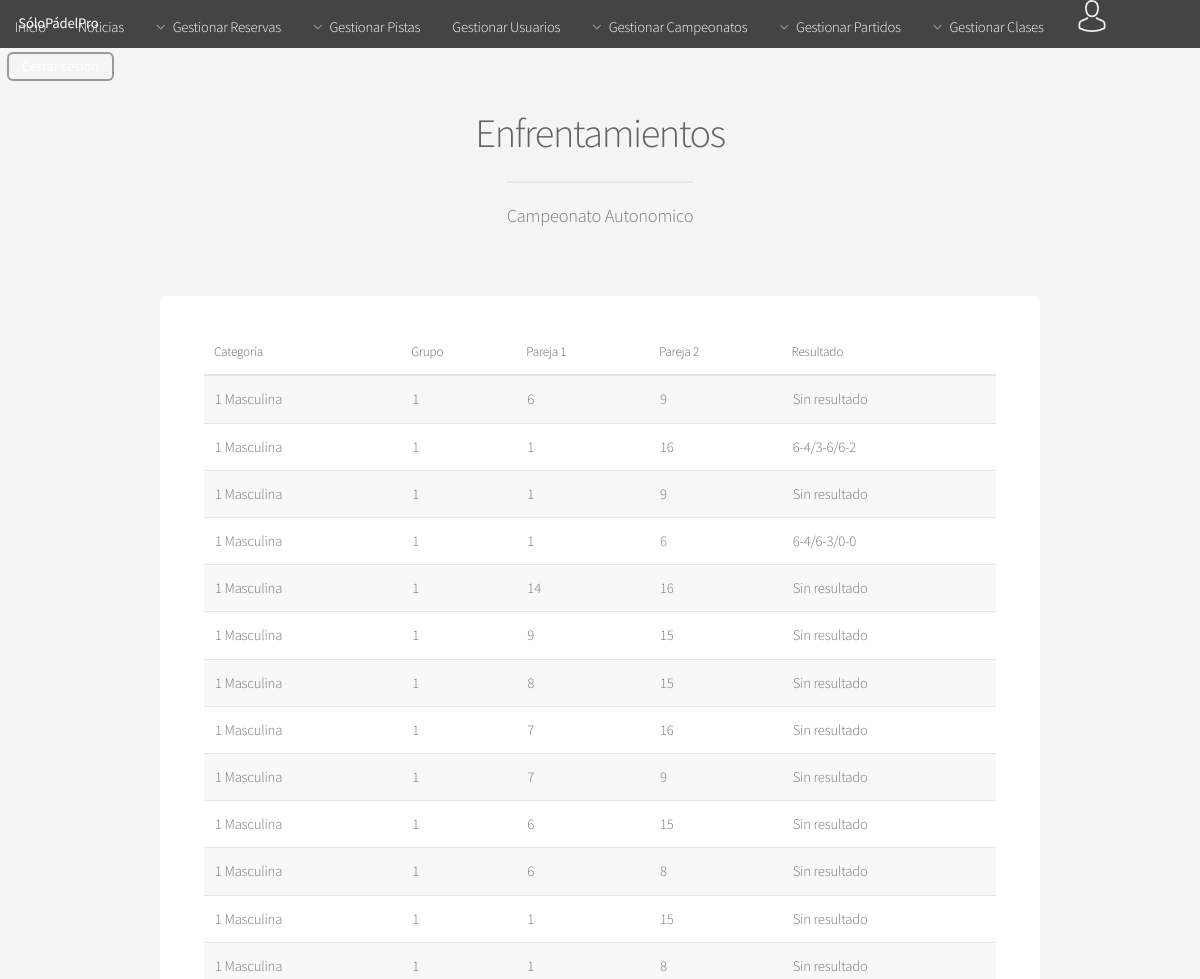
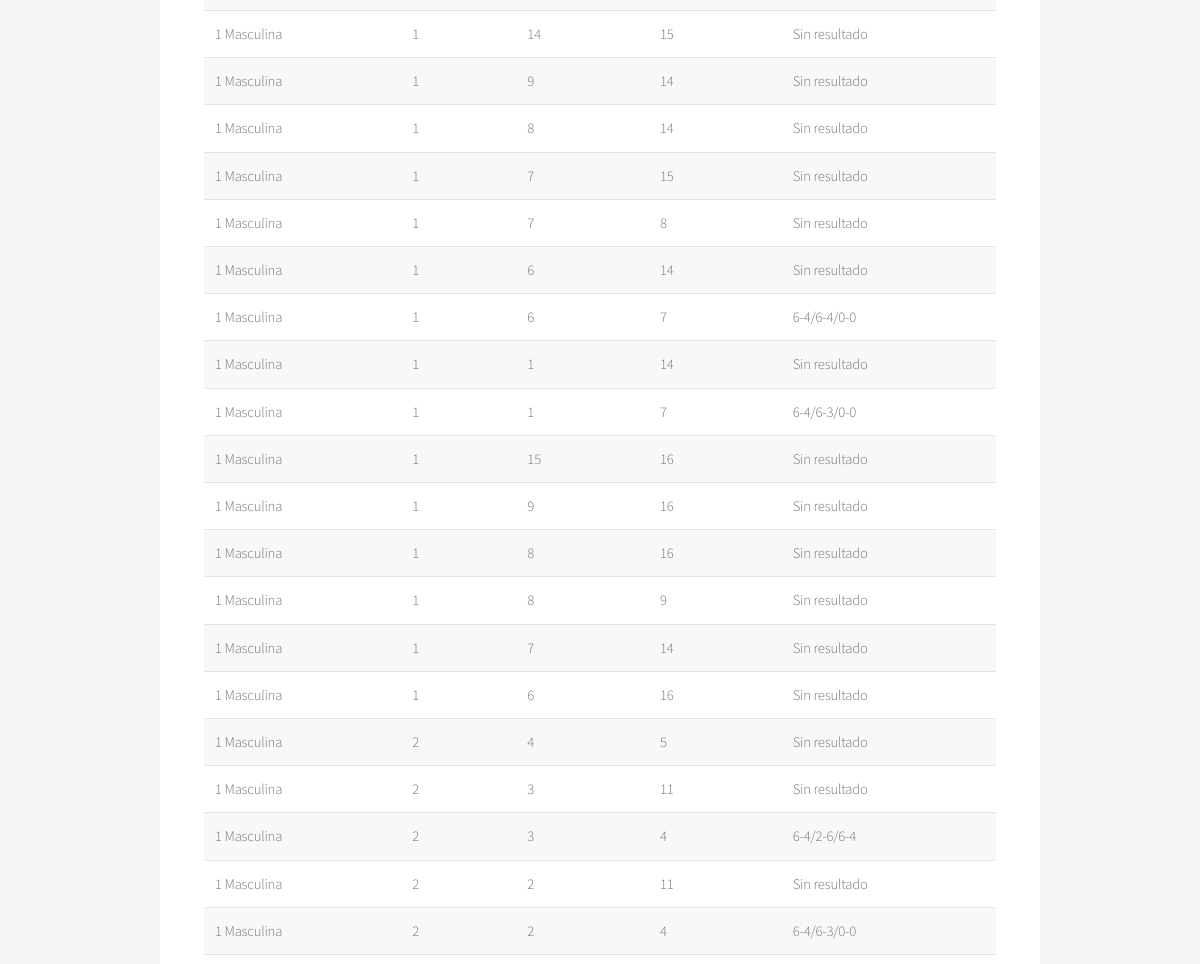
The page /Controllers/CAMPEONATO_Controller.php?action=SHOWALLENF&id=2&nombre=Campeonato Autonomico (signed in, upper part) on the database as committed earlier (2 pictures, top to bottom).
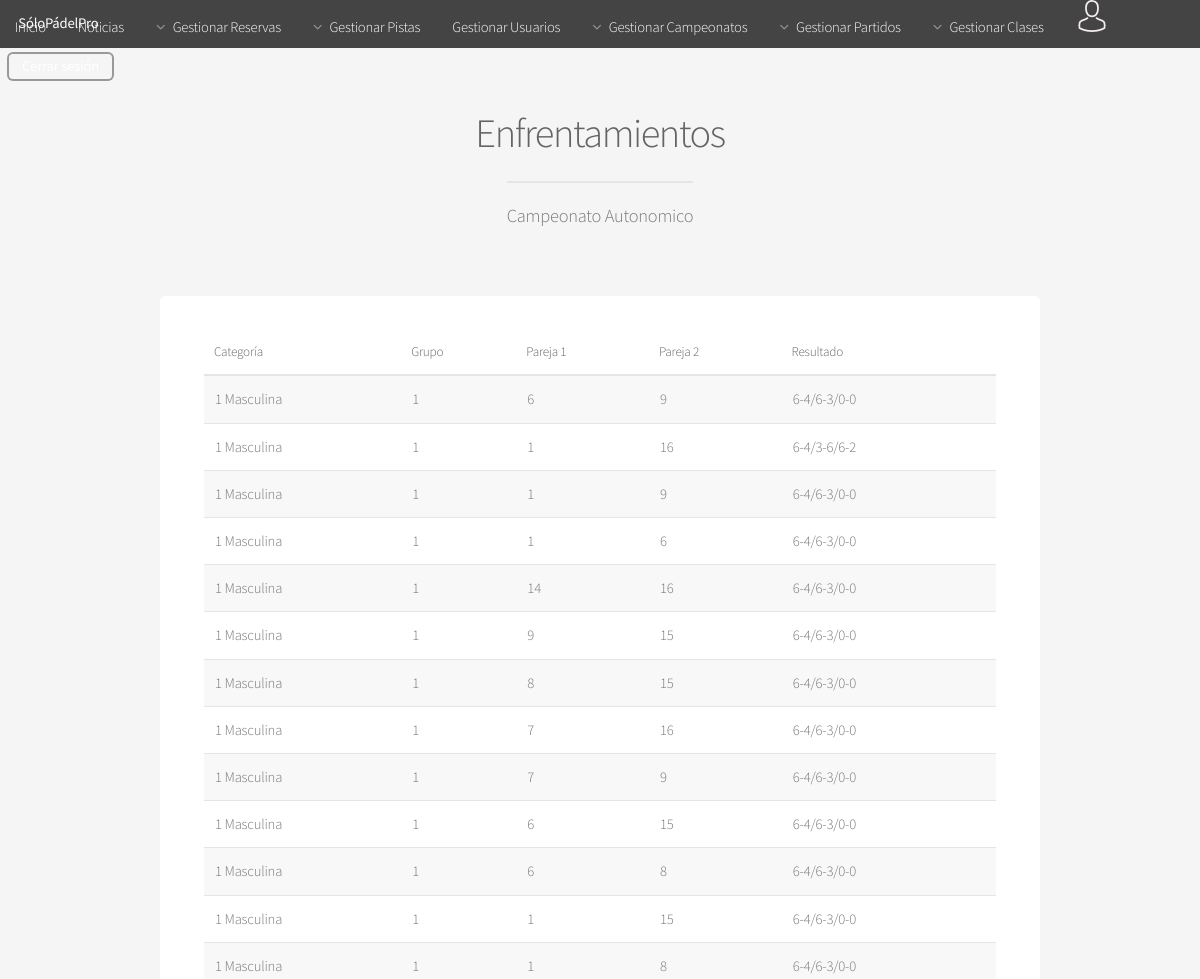
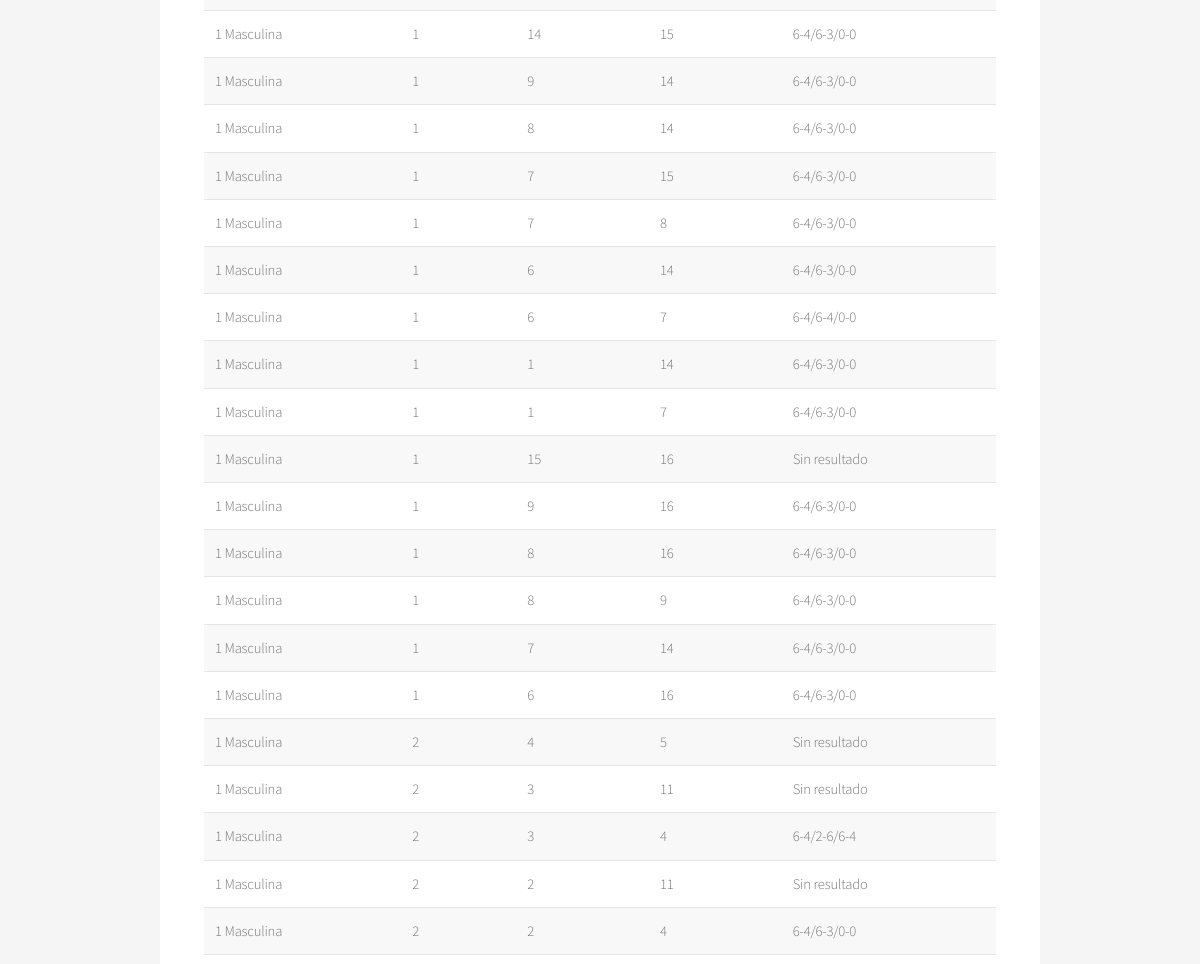
The same page on the database as committed later (2 pictures, top to bottom).
### tables this page shows
CREATE TABLE IF NOT EXISTS ENFRENTAMIENTO(
  ID int(225) AUTO_INCREMENT NOT NULL,
  GRUPO_ID int(225) NOT NULL,
  RESULTADO varchar(25),
  PAREJA_1 int(225) NOT NULL,
  PAREJA_2 int(225) NOT NULL,
  RESERVA_ID int(225),
  PRIMARY KEY(ID),
  FOREIGN KEY (PAREJA_1) REFERENCES PAREJA (ID) ON DELETE CASCADE,
  FOREIGN KEY (PAREJA_2) REFERENCES PAREJA (ID) ON DELETE CASCADE,
  FOREIGN KEY (RESERVA_ID) REFERENCES RESERVA (ID) ON DELETE CASCADE,
  FOREIGN KEY (GRUPO_ID) REFERENCES GRUPO (ID) ON DELETE CASCADE
);

CREATE TABLE IF NOT EXISTS CATEGORIA(
  ID int(225) AUTO_INCREMENT NOT NULL,
  NIVEL int(5) NOT NULL,
  GENERO varchar(10) NOT NULL,
  PRIMARY KEY (ID)
);

CREATE TABLE IF NOT EXISTS GRUPO(
  ID int(225) AUTO_INCREMENT NOT NULL ,
  NOMBRE char(1) NOT NULL,
  CAMPEONATO_ID int(225) NOT NULL,
  CATEGORIA_ID int(225) NOT NULL,
  PRIMARY KEY(ID),
  FOREIGN KEY (CAMPEONATO_ID) REFERENCES CAMPEONATO (ID) ON DELETE CASCADE,
  FOREIGN KEY (CATEGORIA_ID) REFERENCES CATEGORIA (ID) ON DELETE CASCADE
);

### Controllers/CAMPEONATO_Controller.php (called while the page is built, shortened)
<?php
    include "../Views/ENFRENTAMIENTO/SHOWALLENF_View.php";
    include "../Models/ENFRENTAMIENTO_Model.php";
	if(isset($_REQUEST['action']))  {
        $action = $_REQUEST['action'];
    }else{
        $action = '';
    }
    if(isset($_REQUEST['id']))  {
        $id = $_REQUEST['id'];
    }else{
        $id = '';
    }
    if(isset($_REQUEST['nombre']))  {
        $nombre = $_REQUEST['nombre'];
    }
    switch ($action) {
        case 'SHOWALLENF':
            $CAMPEONATO = new ENFRENTAMIENTO_Model('','','','','');
            $enfrentamientos = $CAMPEONATO->SHOWALL_ENFRENTAMIENTOS($id);
            new EnfrentamientosCampeonato($nombre,$enfrentamientos);
            break;
    }
?>

### Functions/Authentication.php (called while the page is built)
<?php
function IsAuthenticated(){
	if (!isset($_SESSION['login'])){
		return false;
	}
	else{
		return true;
	}
}
?>

### Models/ENFRENTAMIENTO_Model.php (called while the page is built, shortened)
<?php
class ENFRENTAMIENTO_Model{
	function __construct($grupo_id,$resultado,$pareja_1,$pareja_2,$reserva_id){
        include_once '../Functions/Access_DB.php';
        $this->mysqli = ConnectDB();
    }
        function SHOWALL_ENFRENTAMIENTOS($id){
        $sql_enf = "SELECT  CA.NOMBRE AS CAM_NOMBRE,
                                    CT.NIVEL,
                                    CT.GENERO,
                                    G.NOMBRE AS GR_NOMBRE,
                                    E.ID AS ENFRENTAMIENTO_ID,
                                    E.PAREJA_1 AS PAREJA1_ID,
                                    E.PAREJA_2 AS PAREJA2_ID,
                                    E.RESULTADO
                                    FROM
                                    ENFRENTAMIENTO E,
                                    GRUPO G,
                                    CATEGORIA CT,
                                    CAMPEONATO CA
                                    WHERE
                                    (E.GRUPO_ID = G.ID) and
                                    (G.CAMPEONATO_ID = CA.ID) and
                                    (G.CATEGORIA_ID = CT.ID) and
                                    (CA.ID = '$id')
                                    ORDER BY G.ID
                            ";
                $result_enf = $this->mysqli->query($sql_enf);
                return $result_enf;
    }
}
?>

### Functions/Access_DB.php (called while the page is built, shortened)
<?php
function ConnectDB(){
   $conexion = mysqli_connect("localhost", "abp41", "abp41", "ABP") or (new MESSAGE('ERROR: No se ha podido conectar con la base de datos', '../index.php'));
 if ($conexion->connect_errno) {
    	return false;
 }else{
 	return $conexion;
 }
}
?>

### Views/ENFRENTAMIENTO/SHOWALLENF_View.php (the view)
<?php
class EnfrentamientosCampeonato{
	var $showall;
	var $nombre;
	function __construct($nombre,$showall){
		$this->showall = $showall;
		$this->nombre = $nombre;
		$this->render();
	}
function render(){
    include '../Views/HEADER_View.php';
?>
	<section id="main" class="container">
		<header>
		   <h2>Enfrentamientos</h2>
		    <p><?php echo $this->nombre ?></p>
		 </header>
		<div class="row">
			<div class="col-12">
			   <section class="box">
			    		<div class="table-wrapper">
							<table>
								<thead >
									<tr>
										<th>Categoría</th>
										<th>Grupo</th>
										<th>Pareja 1</th>
										<th>Pareja 2</th>
										<th>Resultado</th>
									</tr>
								</thead>
								<tbody>
							<?php
							while ($row_proximos = mysqli_fetch_array($this->showall)) {
						?>
									<tr>
										<td><?php echo $row_proximos['NIVEL']." ".$row_proximos['GENERO'] ?></td>
										<td><?php echo $row_proximos['GR_NOMBRE']?></td>
										<td><?php echo $row_proximos['PAREJA1_ID']?></td>
										<td><?php echo $row_proximos['PAREJA2_ID']?></td>
										<?php if($row_proximos['RESULTADO'] <> NULL){ ?>
											<td><?php echo $row_proximos['RESULTADO']?></td>
										<?php }else{ ?>
											<td><?php echo "Sin resultado"?></td>
										<?php } ?>
									</tr>
						<?php }?>
								</tbody>
							</table>
						</div>
			    	</section>
			</div>
		</div>
    </section>
    <?php
        include '../Views/FOOTER_View.php';
        }
    }
    ?>

### Views/HEADER_View.php (shortened to what this page needs)
<?php
include_once '../Functions/Authentication.php';
?>
<html>
<head>
  <link rel="stylesheet" href="../assets/css/main.css" />
  <link rel="stylesheet" type="text/css" href="../assets/css/tcal.css" />
</head>
<body class="is-preload">
  <div id="page-wrapper">
    <header id="header">
      <h1><a href="../index.php">SóloPádelPro</a></h1>
      <nav id="nav">
        <ul>
          <li><a href="../index.php">Inicio</a></li>
            <?php
            if(IsAuthenticated()){
              ?>
              <li><a href="../Controllers/NOTICIAS_Controller.php?action=SHOW_NOTICIAS">Noticias</a></li>
              <li>
              <a href="#" class="icon fa-angle-down">Gestionar Reservas</a>
            </li>
            <?php
            if(isset($_SESSION["rol"]) && ($_SESSION["rol"] == 'ADMIN')){
              ?>
              <li>
                <a href="#" class="icon fa-angle-down">Gestionar Pistas</a>
              </li>
              <?php
            }
            ?>
            <?php
            if(isset($_SESSION["rol"]) && ($_SESSION["rol"] == 'ADMIN')){
              ?>
              <li><a href="../Controllers/USER_Controller.php">Gestionar Usuarios</a></li>
              <?php
            }
            ?>
            <li>
              <a class="icon fa-angle-down">Gestionar Campeonatos</a>
            </li>
            <li>
              <a href="#" class="icon fa-angle-down">Gestionar Partidos</a>
            </li>
             <li>
              <a href="#" class="icon fa-angle-down">Gestionar Clases</a>
            </li>
            <li><a href="#" class="class="icon fa-angle-down >
              <input type="image" id="login" src="../Views/images/avatar.png">
            </a>
          </li>
          <li>
            <a href="../Functions/Desconectar.php" class="button">Cerrar sesión</a>
            <?php
          }
          ?>
        </li>
      </ul>
    </nav>
  </header>

### Views/FOOTER_View.php (shortened to what this page needs)
</div>
</body>
</html>

Rows that differ between the two databases and show on the page:
changed enfrentamiento (number 1 of 33 on the later page): RESULTADO (not shown) → "6-4/6-3/0-0"; no longer shows "Sin resultado"
changed enfrentamiento (number 3 of 33 on the later page): RESULTADO (not shown) → "6-4/6-3/0-0"; no longer shows "Sin resultado"
changed enfrentamiento (number 5 of 33 on the later page): RESULTADO (not shown) → "6-4/6-3/0-0"; no longer shows "Sin resultado"
changed enfrentamiento (number 6 of 33 on the later page): RESULTADO (not shown) → "6-4/6-3/0-0"; no longer shows "Sin resultado"
changed enfrentamiento (number 7 of 33 on the later page): RESULTADO (not shown) → "6-4/6-3/0-0"; no longer shows "Sin resultado"
changed enfrentamiento (number 8 of 33 on the later page): RESULTADO (not shown) → "6-4/6-3/0-0"; no longer shows "Sin resultado"
changed enfrentamiento (number 9 of 33 on the later page): RESULTADO (not shown) → "6-4/6-3/0-0"; no longer shows "Sin resultado"
changed enfrentamiento (number 10 of 33 on the later page): RESULTADO (not shown) → "6-4/6-3/0-0"; no longer shows "Sin resultado"
changed enfrentamiento (number 11 of 33 on the later page): RESULTADO (not shown) → "6-4/6-3/0-0"; no longer shows "Sin resultado"
changed enfrentamiento (number 12 of 33 on the later page): RESULTADO (not shown) → "6-4/6-3/0-0"; no longer shows "Sin resultado"
changed enfrentamiento (number 13 of 33 on the later page): RESULTADO (not shown) → "6-4/6-3/0-0"; no longer shows "Sin resultado"
changed enfrentamiento (number 14 of 33 on the later page): RESULTADO (not shown) → "6-4/6-3/0-0"; no longer shows "Sin resultado"
changed enfrentamiento (number 15 of 33 on the later page): RESULTADO (not shown) → "6-4/6-3/0-0"; no longer shows "Sin resultado"
changed enfrentamiento (number 16 of 33 on the later page): RESULTADO (not shown) → "6-4/6-3/0-0"; no longer shows "Sin resultado"
changed enfrentamiento (number 17 of 33 on the later page): RESULTADO (not shown) → "6-4/6-3/0-0"; no longer shows "Sin resultado"
changed enfrentamiento (number 18 of 33 on the later page): RESULTADO (not shown) → "6-4/6-3/0-0"; no longer shows "Sin resultado"
changed enfrentamiento (number 19 of 33 on the later page): RESULTADO (not shown) → "6-4/6-3/0-0"; no longer shows "Sin resultado"
changed enfrentamiento (number 21 of 33 on the later page): RESULTADO (not shown) → "6-4/6-3/0-0"; no longer shows "Sin resultado"
changed enfrentamiento (number 24 of 33 on the later page): RESULTADO (not shown) → "6-4/6-3/0-0"; no longer shows "Sin resultado"
changed enfrentamiento (number 25 of 33 on the later page): RESULTADO (not shown) → "6-4/6-3/0-0"; no longer shows "Sin resultado"
changed enfrentamiento (number 26 of 33 on the later page): RESULTADO (not shown) → "6-4/6-3/0-0"; no longer shows "Sin resultado"
changed enfrentamiento (number 27 of 33 on the later page): RESULTADO (not shown) → "6-4/6-3/0-0"; no longer shows "Sin resultado"
changed enfrentamiento (number 28 of 33 on the later page): RESULTADO (not shown) → "6-4/6-3/0-0"; no longer shows "Sin resultado"
